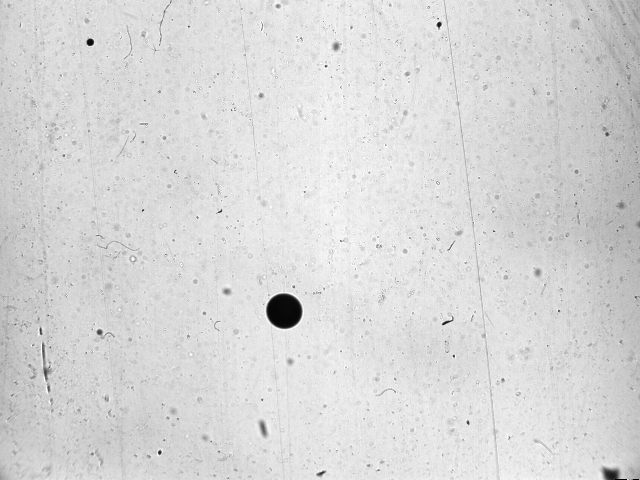
#> input picture Methane_images/00000.jpg, 640 x 480 px; its folder holds only this picture in this run
$ python Exercice2.py
#> lines starting #> are read from the running program, lines starting #| are printed output that depends on the picture; after the words box and inside, x2 and y2 are one past the last pixel; in counts of white or black regions, pixels touching at a corner belong together
import cv2
import numpy as np
import csv
import os
import matplotlib.pyplot as plt

# Paramètres de conversion
pixel_to_mm2 = 75.4 / 22959  # Conversion de pixels² en mm²
diameter_ref_px = 2 * np.sqrt(22959 / np.pi)  # Diamètre de la sphère de référence en pixels
diameter_ref_mm = 9.8  # Diamètre de la sphère en mm
pixel_to_mm = diameter_ref_mm / diameter_ref_px  # Conversion diamètre px → mm
temps = 0 #temps en secondes

# Dossier contenant les images
image_folder = "Methane_images"  # Remplace par le chemin de ton dossier
image_files = [f for f in os.listdir(image_folder)]

# Fichier CSV de sortie
csv_filename = "bulle_dissolution.csv"
file_exists = os.path.isfile(csv_filename)
#supprimerle fichier s'il existe
if os.path.exists(csv_filename):
    os.remove(csv_filename)

# Créer CSV
with open(csv_filename, mode="a", newline="") as file:
    writer = csv.writer(file)
    writer.writerow(["Image", "Aire (px²)", "Aire (mm²)", "Diamètre (px)", "Diamètre (mm)", "Temps (sec)"])

# Traitement des images
for image_file in image_files:
    image_path = os.path.join(image_folder, image_file)
    frame = cv2.imread(image_path)  # Charger l'image
#> frame is the input picture: shape (480, 640, 3); min 0, max 255, mean 215.8

    # Convertir en HSV
    hsv_img = cv2.cvtColor(frame, cv2.COLOR_BGR2HSV)
#> hsv_img: shape (480, 640, 3); mean H, S, V 0, 0, 215.8
    # Définir les seuils pour détecter la goutte
    bound_lower = np.array([0, 0, 0])
    bound_upper = np.array([20, 20, 20])
    mask_black = cv2.inRange(hsv_img, bound_lower, bound_upper)
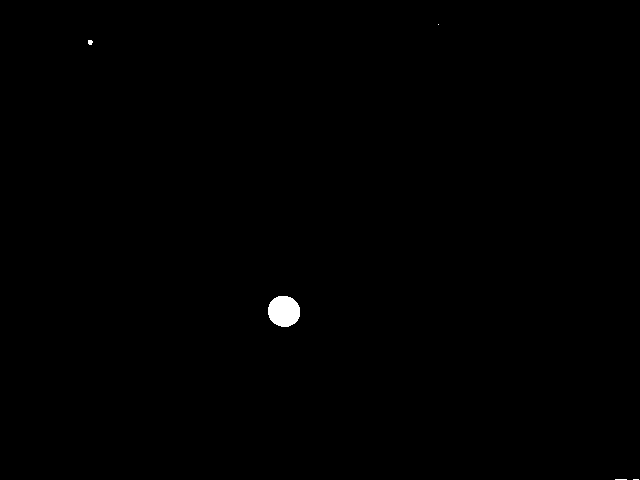
#> mask_black: shape (480, 640); 0.27% white; 5 white regions (3 under 20 px), largest, box (x1, y1, x2, y2) and area: (268, 296, 300, 327) 796, (88, 40, 93, 45) 21

    # Améliorer le masque avec des opérations morphologiques
    kernel = np.ones((7, 7), np.uint8)
    mask_black = cv2.morphologyEx(mask_black, cv2.MORPH_CLOSE, kernel)
#> mask_black: shape (480, 640); 0.27% white; 4 white regions (1 under 20 px), largest, box (x1, y1, x2, y2) and area: (268, 296, 300, 327) 796, (615, 479, 640, 480) 25, (88, 40, 93, 45) 21
    mask_black = cv2.morphologyEx(mask_black, cv2.MORPH_OPEN, kernel)
#> mask_black: shape (480, 640); 0.26% white; 1 white region

    # Trouver les contours
    contours, _ = cv2.findContours(mask_black, cv2.RETR_EXTERNAL, cv2.CHAIN_APPROX_SIMPLE)
#> contours = 1 contour; box (x1, y1, x2, y2) and area: (268, 296, 300, 327) 751

    if contours:
        # Prendre le plus grand contour (supposé être la bulle)
        c = max(contours, key=cv2.contourArea)
#> c = contour of 44 points, box (x1, y1, x2, y2) (268, 296, 300, 327), area 751

        # Calculer l'aire et le diamètre
        area_px = cv2.contourArea(c)
#> area_px = 751
        area_mm2 = area_px * pixel_to_mm2
#> area_mm2 = 2.47
        diameter_px = 2 * np.sqrt(area_px / np.pi)
#> diameter_px = 30.92
        diameter_mm = diameter_px * pixel_to_mm
#> diameter_mm = 1.77
        temps += 0.04

        if diameter_mm > 1.5 :
            # Ajouter au CSV
            with open(csv_filename, mode="a", newline="") as file:
                writer = csv.writer(file)
                writer.writerow([image_file, area_px, area_mm2, diameter_px, diameter_mm, temps])

        # Afficher la bulle détectée
        cv2.drawContours(frame, [c], -1, (0, 255, 0), 2)
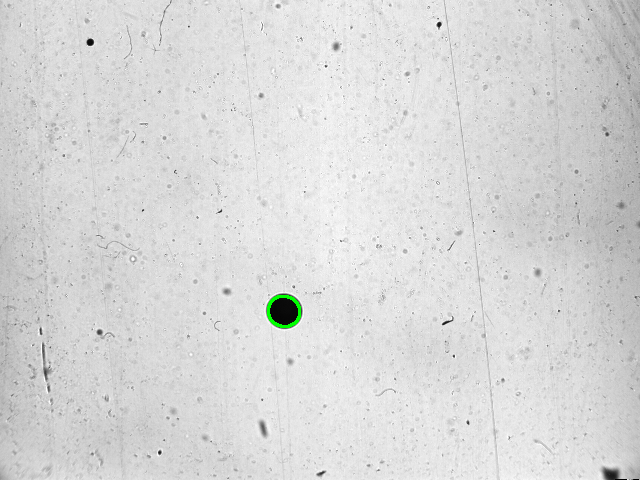
#> frame: shape (480, 640, 3); 0.11% of pixels changed, all inside (x1, y1, x2, y2) = (267, 295, 301, 328)

    # 🖼️ Affichage
    cv2.imshow("Bulle", frame)
    if cv2.waitKey(1) & 0xFF == ord('q'):  # Quitter avec 'q'
#> (key q is pressed here)
        break

with open(csv_filename, mode="r", newline="") as file:
    temps = []
    diametre = []
    lecture_csv = csv.DictReader(file)
    for ligne in lecture_csv:
        temps.append(float(ligne["Temps (sec)"]))
        diametre.append(float(ligne["Diamètre (mm)"]))

"""
print(temps)
print(diametre)
"""

plt.plot(temps, diametre)
plt.xlabel('Temps (sec)')
plt.ylabel('Diamètre (mm)')
plt.title("Évolution du diamètre de la goutte dans le temps")
plt.ylim(0, 2)
plt.show()
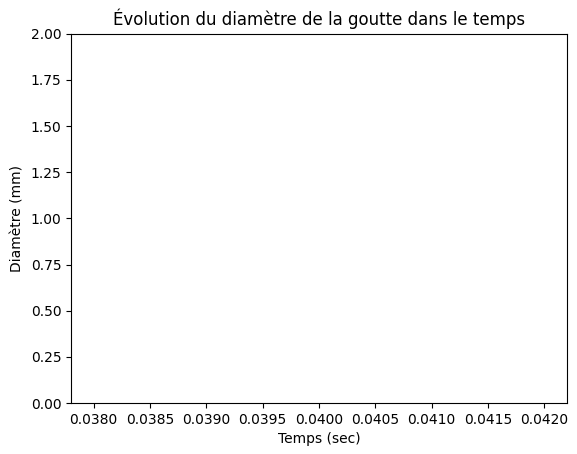
#> figure drawn by matplotlib, 1 panel


# Nettoyage
cv2.destroyAllWindows()

print(f"Résultats enregistrés dans {csv_filename}")
